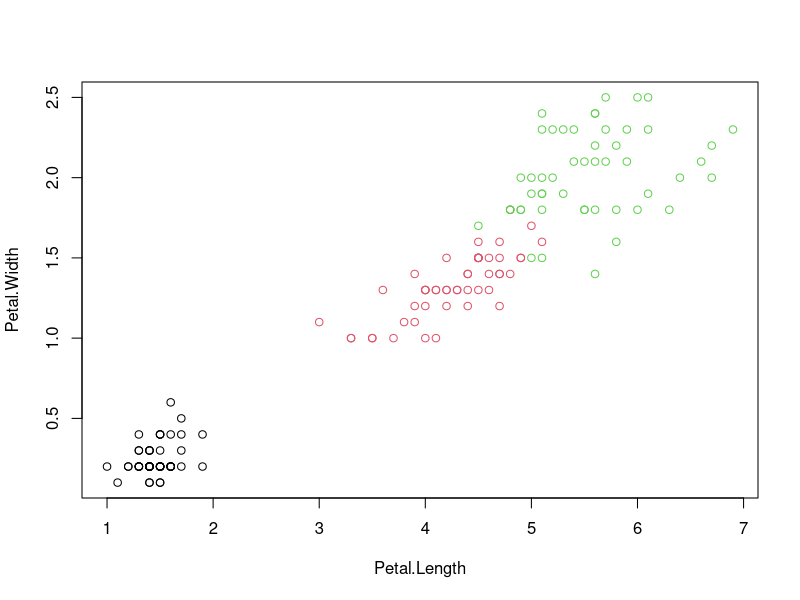

The R script that drew this image:
## ---- chunk 1
data(iris)
plot(Petal.Width ~ Petal.Length, data = iris, col = iris$Species)
